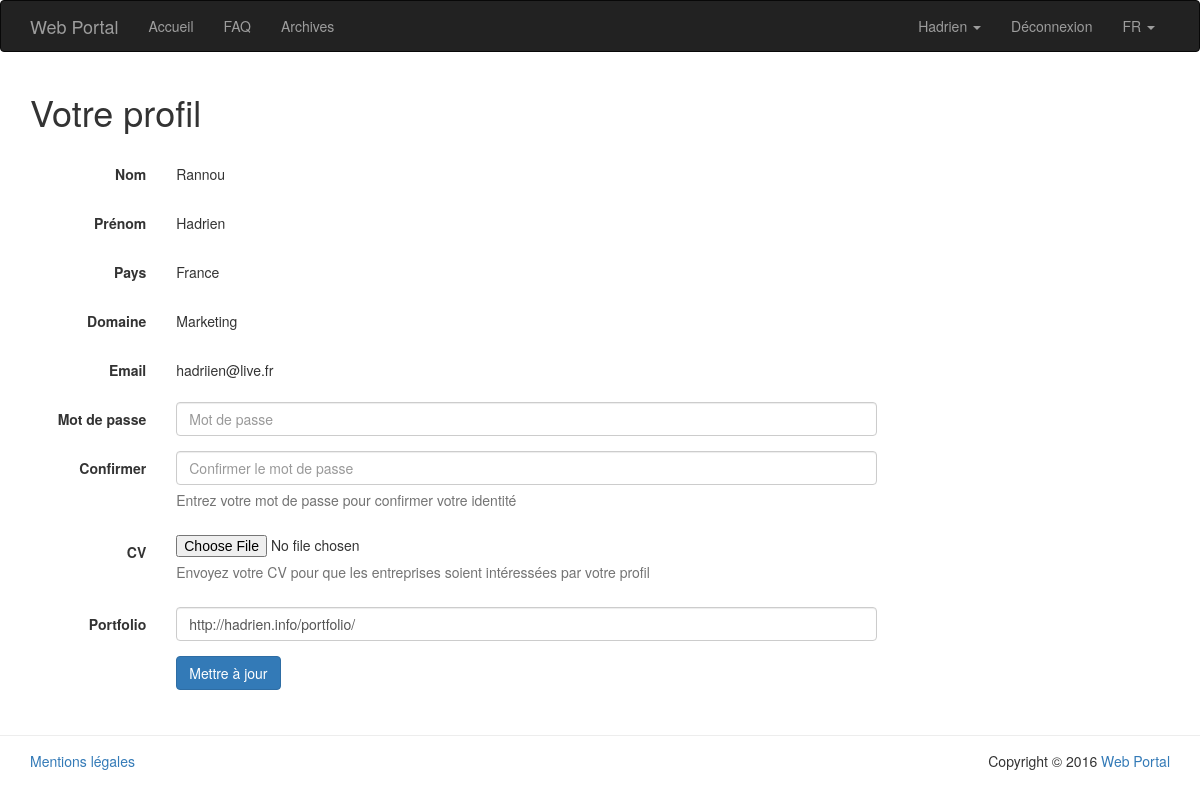
/PHP/public/index.php?page=profile (signed in), run on the app's committed database.
### tables this page shows
CREATE TABLE `student` (
  `id` int(11) NOT NULL,
  `first_name` varchar(64) NOT NULL,
  `last_name` varchar(64) NOT NULL,
  `country` enum('France','Irlande') NOT NULL,
  `skill` int(11) NOT NULL,
  `email` varchar(64) NOT NULL,
  `password` varchar(64) NOT NULL,
  `cv` varchar(128) NOT NULL,
  `portfolio` varchar(128) NOT NULL,
  `admin` tinyint(1) NOT NULL DEFAULT '0',
  `available` tinyint(1) NOT NULL DEFAULT '1',
  `register_date` date NOT NULL
);

CREATE TABLE `skill` (
  `id` int(11) NOT NULL,
  `name` varchar(64) NOT NULL
);

### PHP/app/model/Student.class.php (called while the page is built, shortened)
<?php
	class Student {
		public function __get($nom){
			return $this->$nom;
		}
		public static function getStudentById($id) {
			$db = PDOConnexion::getInstance();
			$sql = 'SELECT * FROM student WHERE id = :id';
			$sth = $db->prepare($sql);
			$sth->setFetchMode(PDO::FETCH_CLASS|PDO::FETCH_PROPS_LATE, 'Student');
			$sth->execute(array(
				':id' => $id
			));
			return $sth->fetch();
		}
	}
?>

### PHP/app/model/Skill.class.php (called while the page is built, shortened)
<?php
	class Skill {
		public function __get($nom){
			return $this->$nom;
		}
		public static function getSkillById($id) {
			$db = PDOConnexion::getInstance();
			$sql = 'SELECT * FROM skill WHERE id = :id';
			$sth = $db->prepare($sql);
			$sth->setFetchMode(PDO::FETCH_CLASS|PDO::FETCH_PROPS_LATE, 'Skill');
			$sth->execute(array(
				':id' => $id
			));
			return $sth->fetch();
		}
	}
?>

### PHP/app/view/profile.php (the view)
<?php
	if (App::isStudent()) :
		$student = Student::getStudentById($_SESSION['id']);
		if (isset($_POST['edit'])) :
			if ($_POST['password'] == $_POST['password-confirm']) {
				if (Bcrypt::checkPassword($_POST['password'], $student->password)) {
					PDOConnexion::setParameters('phonedeals', 'root', 'root');
					$db = PDOConnexion::getInstance();
					$sql = "
						UPDATE student
						SET cv = :cv,
							portfolio = :portfolio
						WHERE id = :id
					";
					$sth = $db->prepare($sql);
					$sth->setFetchMode(PDO::FETCH_CLASS|PDO::FETCH_PROPS_LATE, 'Student');
					$sth->execute(array(
						':id' => $student->id,
						':cv' => $_POST['cv'],
						':portfolio' => $_POST['portfolio']
					));
					if ($sth) {
						App::success('Vos informations ont bien été modifiées');
					}
				}
				else {
					echo App::error('Le mot de passe entré est incorrect, veuillez réessayer.');
				}
			}
			else {
				echo App::error('Les deux mots de passes ne correspondent pas');
			}
		else:
?>
	<div class="container">
		<div class="row">
			<div class="col-md-12">
				<div class="row" style="margin-bottom: 15px;">
					<div class="col-md-12">
						<h1>Votre profil</h1>
					</div>
				</div>
				<div class="row">
					<div class="col-md-9">
						<form action="index.php?page=profile" method="POST" class="form-horizontal">
							<div class="form-group">
								<label class="col-sm-2 control-label">Nom</label>
								<div class="col-sm-10">
									<p class="form-control-static"><?php echo $student->last_name; ?></p>
								</div>
							</div>
							<div class="form-group">
								<label class="col-sm-2 control-label">Prénom</label>
								<div class="col-sm-10">
									<p class="form-control-static"><?php echo $student->first_name; ?></p>
								</div>
							</div>
							<div class="form-group">
								<label class="col-sm-2 control-label">Pays</label>
								<div class="col-sm-10">
									<p class="form-control-static"><?php echo $student->country; ?></p>
								</div>
							</div>
							<div class="form-group">
								<label class="col-sm-2 control-label">Domaine</label>
								<div class="col-sm-10">
									<p class="form-control-static"><?php echo Skill::getSkillById($student->skill)->name; ?></p>
								</div>
							</div>
							<div class="form-group">
								<label class="col-sm-2 control-label">Email</label>
								<div class="col-sm-10">
									<p class="form-control-static"><?php echo $student->email; ?></p>
								</div>
							</div>
							<div class="form-group">
								<label for="profile-password" class="col-sm-2 control-label">Mot de passe</label>
								<div class="col-sm-10">
									<input type="password" class="form-control" id="profile-password" name="password" placeholder="Mot de passe">
								</div>
							</div>
							<div class="form-group">
								<label for="profile-password-confirm" class="col-sm-2 control-label">Confirmer</label>
								<div class="col-sm-10">
									<input type="password" class="form-control" id="profile-password-confirm" name="password-confirm" placeholder="Confirmer le mot de passe">
									<p class="help-block">Entrez votre mot de passe pour confirmer votre identité</p>
								</div>
							</div>
							<div class="form-group">
								<label for="profile-cv" class="col-sm-2 control-label">CV</label>
								<div class="col-sm-10">
									<input type="file" id="profile-cv" name="cv">
									<p class="help-block">Envoyez votre CV pour que les entreprises soient intéressées par votre profil</p>
								</div>
							</div>
							<div class="form-group">
								<label for="profile-portfolio" class="col-sm-2 control-label">Portfolio</label>
								<div class="col-sm-10">
									<input type="url" class="form-control" id="profile-portfolio" name="portfolio" value="<?php echo $student->portfolio; ?>" placeholder="Lien du portfolio">
								</div>
							</div>
							<div class="form-group">
								<div class="col-sm-offset-2 col-sm-10">
									<button type="submit" class="btn btn-primary" name="edit">Mettre à jour</button>
								</div>
							</div>
						</form>
					</div>
				</div>
			</div>
		</div>
	</div>
<?php
		endif;
	else :
		App::getHeader(404);
	endif;
?>

### PHP/app/view/header.php (shortened to what this page needs)
<!DOCTYPE html>
<html lang="fr">
	<head>
		<link href="css/bootstrap.min.css" rel="stylesheet">
		<link href="https://maxcdn.bootstrapcdn.com/font-awesome/4.5.0/css/font-awesome.min.css" rel="stylesheet">
	</head>
	<body>
		<nav class="navbar navbar-inverse">
			<div class="container">
				<div class="navbar-header">
					<a class="navbar-brand" href="index.php?page=home"><?php echo App::$siteTitle; ?></a>
				</div>
				<div id="navbar" class="collapse navbar-collapse">
					<ul class="nav navbar-nav">
						<li<?php App::isCurrentPage('home'); ?>><a href="index.php?page=home">Accueil</a></li>
						<li<?php App::isCurrentPage('faq'); ?>><a href="index.php?page=faq">FAQ</a></li>
						<li<?php App::isCurrentPage('archives'); ?>><a href="index.php?page=archives">Archives</a></li>
					</ul>
					<ul class="nav navbar-nav navbar-right">
						<?php if (App::isLogged()) : ?>
							<?php $member = App::getMember(); ?>
							<?php if (get_class($member) == 'Student') : ?>
								<li class="dropdown">
									<a id="student-dropdown" href="#" class="dropdown-toggle" data-toggle="dropdown" role="button" aria-haspopup="true" aria-expanded="false">
										<?php echo $member->first_name; ?>
										<span class="caret"></span>
									</a>
								</li>
							<?php endif; ?>
							<li><a href="index.php?page=signout">Déconnexion</a></li>
						<?php endif; ?>
						<li class="dropdown">
							<a id="lang-dropdown" href="#" class="dropdown-toggle" data-toggle="dropdown" role="button" aria-haspopup="true" aria-expanded="false">
								FR
								<span class="caret"></span>
							</a>
						</li>
                    </ul>
				</div>
			</div>
		</nav>

### data on the page
student: first_name "Hadrien", last_name "Rannou", country "France", skill.name "Marketing", email "hadriien@live.fr", portfolio "http://hadrien.info/portfolio/"

### other printed values
App::$siteTitle "Web Portal"
